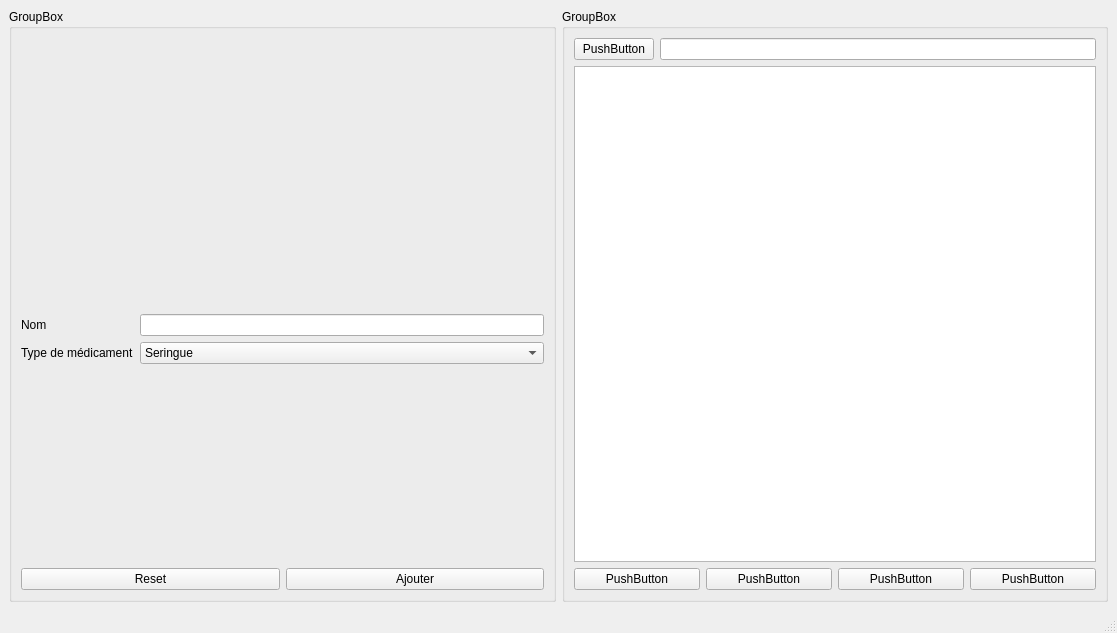
<?xml version="1.0" encoding="UTF-8"?>
<ui version="4.0">
 <class>MainWindow</class>
 <widget class="QMainWindow" name="MainWindow">
  <property name="geometry">
   <rect>
    <x>0</x>
    <y>0</y>
    <width>1117</width>
    <height>633</height>
   </rect>
  </property>
  <property name="windowTitle">
   <string>MainWindow</string>
  </property>
  <widget class="QWidget" name="centralwidget">
   <layout class="QHBoxLayout" name="horizontalLayout_2">
    <item>
     <layout class="QHBoxLayout" name="horizontalLayout">
      <item>
       <widget class="QGroupBox" name="groupBox">
        <property name="title">
         <string>GroupBox</string>
        </property>
        <layout class="QVBoxLayout" name="verticalLayout_2">
         <item>
          <spacer name="verticalSpacer">
           <property name="orientation">
            <enum>Qt::Vertical</enum>
           </property>
           <property name="sizeHint" stdset="0">
            <size>
             <width>20</width>
             <height>40</height>
            </size>
           </property>
          </spacer>
         </item>
         <item>
          <layout class="QVBoxLayout" name="verticalLayout">
           <item>
            <layout class="QFormLayout" name="formLayout">
             <item row="0" column="0">
              <widget class="QLabel" name="nomLabel">
               <property name="text">
                <string>Nom</string>
               </property>
              </widget>
             </item>
             <item row="0" column="1">
              <widget class="QLineEdit" name="nomLineEdit"/>
             </item>
             <item row="1" column="0">
              <widget class="QLabel" name="typeDeMDicamentLabel">
               <property name="text">
                <string>Type de médicament</string>
               </property>
              </widget>
             </item>
             <item row="1" column="1">
              <widget class="QComboBox" name="typeDeMDicamentComboBox">
               <item>
                <property name="text">
                 <string>Seringue</string>
                </property>
               </item>
               <item>
                <property name="text">
                 <string>Comprimé</string>
                </property>
               </item>
               <item>
                <property name="text">
                 <string>Autre...</string>
                </property>
               </item>
              </widget>
             </item>
            </layout>
           </item>
           <item>
            <spacer name="verticalSpacer_2">
             <property name="orientation">
              <enum>Qt::Vertical</enum>
             </property>
             <property name="sizeHint" stdset="0">
              <size>
               <width>20</width>
               <height>40</height>
              </size>
             </property>
            </spacer>
           </item>
           <item>
            <layout class="QHBoxLayout" name="horizontalLayout_3">
             <item>
              <widget class="QPushButton" name="pushButton_2">
               <property name="text">
                <string>Reset</string>
               </property>
              </widget>
             </item>
             <item>
              <widget class="QPushButton" name="pushButton">
               <property name="text">
                <string>Ajouter</string>
               </property>
              </widget>
             </item>
            </layout>
           </item>
          </layout>
         </item>
        </layout>
       </widget>
      </item>
      <item>
       <widget class="QGroupBox" name="groupBox_2">
        <property name="title">
         <string>GroupBox</string>
        </property>
        <layout class="QVBoxLayout" name="verticalLayout_4">
         <item>
          <layout class="QVBoxLayout" name="verticalLayout_3">
           <item>
            <layout class="QHBoxLayout" name="horizontalLayout_4">
             <item>
              <widget class="QPushButton" name="pushButton_7">
               <property name="text">
                <string>PushButton</string>
               </property>
              </widget>
             </item>
             <item>
              <widget class="QLineEdit" name="lineEdit"/>
             </item>
            </layout>
           </item>
           <item>
            <layout class="QHBoxLayout" name="horizontalLayout_5">
             <item>
              <widget class="QTableWidget" name="tableWidget"/>
             </item>
            </layout>
           </item>
           <item>
            <layout class="QHBoxLayout" name="horizontalLayout_6">
             <item>
              <widget class="QPushButton" name="pushButton_6">
               <property name="text">
                <string>PushButton</string>
               </property>
              </widget>
             </item>
             <item>
              <widget class="QPushButton" name="pushButton_5">
               <property name="text">
                <string>PushButton</string>
               </property>
              </widget>
             </item>
             <item>
              <widget class="QPushButton" name="pushButton_4">
               <property name="text">
                <string>PushButton</string>
               </property>
              </widget>
             </item>
             <item>
              <widget class="QPushButton" name="pushButton_3">
               <property name="text">
                <string>PushButton</string>
               </property>
              </widget>
             </item>
            </layout>
           </item>
          </layout>
         </item>
        </layout>
       </widget>
      </item>
     </layout>
    </item>
   </layout>
  </widget>
  <widget class="QMenuBar" name="menubar">
   <property name="geometry">
    <rect>
     <x>0</x>
     <y>0</y>
     <width>1117</width>
     <height>26</height>
    </rect>
   </property>
  </widget>
  <widget class="QStatusBar" name="statusbar"/>
 </widget>
 <resources/>
 <connections/>
</ui>
